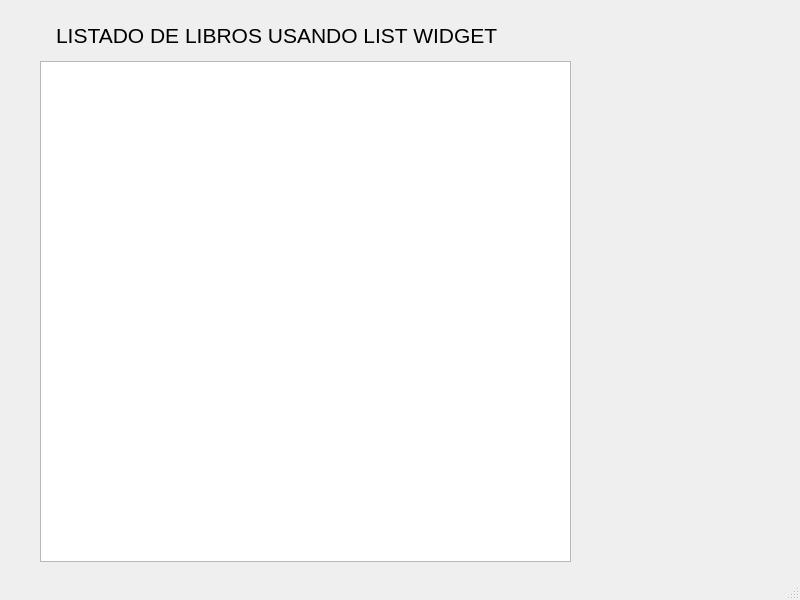
<?xml version="1.0" encoding="UTF-8"?>
<ui version="4.0">
 <class>MainWindow</class>
 <widget class="QMainWindow" name="MainWindow">
  <property name="geometry">
   <rect>
    <x>0</x>
    <y>0</y>
    <width>800</width>
    <height>600</height>
   </rect>
  </property>
  <property name="windowTitle">
   <string>MainWindow</string>
  </property>
  <widget class="QWidget" name="centralwidget">
   <widget class="QListWidget" name="list_widget_libros">
    <property name="geometry">
     <rect>
      <x>40</x>
      <y>61</y>
      <width>531</width>
      <height>501</height>
     </rect>
    </property>
   </widget>
   <widget class="QLabel" name="label">
    <property name="geometry">
     <rect>
      <x>56</x>
      <y>20</y>
      <width>471</width>
      <height>31</height>
     </rect>
    </property>
    <property name="font">
     <font>
      <pointsize>16</pointsize>
     </font>
    </property>
    <property name="text">
     <string>LISTADO DE LIBROS USANDO LIST WIDGET</string>
    </property>
   </widget>
  </widget>
  <widget class="QStatusBar" name="statusbar"/>
 </widget>
 <resources/>
 <connections/>
</ui>
